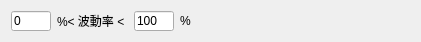
       <widget class="QWidget" name="widget_34" native="true">
        <property name="geometry">
         <rect>
          <x>1270</x>
          <y>680</y>
          <width>421</width>
          <height>40</height>
         </rect>
        </property>
        <layout class="QHBoxLayout" name="horizontalLayout_145">
         <item>
          <layout class="QHBoxLayout" name="horizontalLayout_62">
           <item>
            <widget class="QLineEdit" name="lineEdit_24">
             <property name="minimumSize">
              <size>
               <width>40</width>
               <height>20</height>
              </size>
             </property>
             <property name="maximumSize">
              <size>
               <width>40</width>
               <height>20</height>
              </size>
             </property>
             <property name="text">
              <string>0</string>
             </property>
            </widget>
           </item>
           <item>
            <widget class="QLabel" name="label_94">
             <property name="text">
              <string> %&lt; 波動率 &lt; </string>
             </property>
            </widget>
           </item>
           <item>
            <widget class="QLineEdit" name="lineEdit_25">
             <property name="minimumSize">
              <size>
               <width>40</width>
               <height>20</height>
              </size>
             </property>
             <property name="maximumSize">
              <size>
               <width>40</width>
               <height>20</height>
              </size>
             </property>
             <property name="text">
              <string>100</string>
             </property>
            </widget>
           </item>
           <item>
            <widget class="QLabel" name="label_95">
             <property name="text">
              <string>%</string>
             </property>
            </widget>
           </item>
          </layout>
         </item>
         <item>
          <spacer name="horizontalSpacer_73">
           <property name="orientation">
            <enum>Qt::Horizontal</enum>
           </property>
           <property name="sizeHint" stdset="0">
            <size>
             <width>40</width>
             <height>20</height>
            </size>
           </property>
          </spacer>
         </item>
        </layout>
       </widget>
